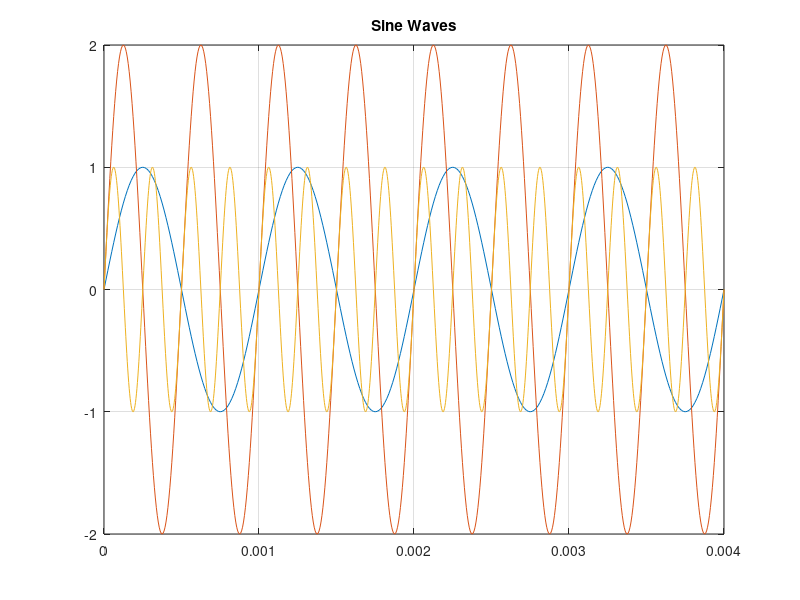
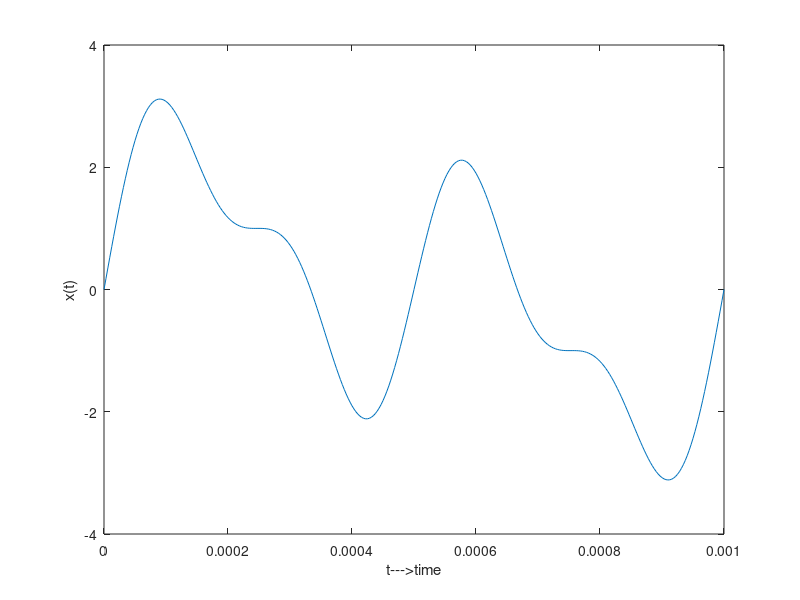
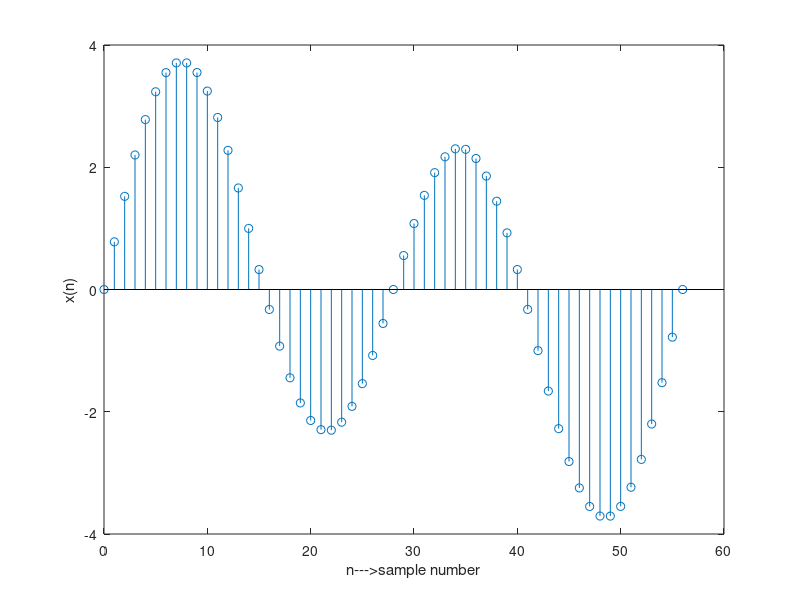

Reproduce these figures in MATLAB, in order.
clc;
clear all;

% Continuous / Anlog Sine wave  with several frequency components
% x(t) = sin(2*pi*f1*t) + sin(2*pi*f2*t) + sin(2*pi*fm*t)
%
A1 = 1;
A2 = 2;
A3 = 1;

f1 = 1000;
f2 = 2000;
fm = 4000;
Tm = 1/fm;

fmin = min([f1,f2,fm]);

T = 1/f1;
t1 = [0 : T/80 : 4*T*(f1/fmin)];
sine_vect1 = (A1*sin(2*pi*f1*t1));

T = 1/f2;
t2 = [0 : T/80 : 4*T*(f2/fmin)];
sine_vect2 = (A2*sin(2*pi*f2*t2));

T = 1/fm;
t3 = [0 : T/80 : 4*T*(fm/fmin)];
sine_vect3 = (A3*sin(2*pi*fm*t3));

figure(1);
plot(t1,sine_vect1);
hold on;
plot(t2,sine_vect2);
plot(t3,sine_vect3);
grid on;
title('Sine Waves');

%figure(2); plot(t1,(sine_vect1 + sine_vect2 + sine_vect3));xlabel('t--->time');ylabel('x(t)');


t = [0 : Tm/80 : 4*Tm];
sine_vect = (A1*sin(2*pi*f1*t)) + (A2*sin(2*pi*f2*t)) + (A3*sin(2*pi*fm*t));
figure(2); plot(t,sine_vect);xlabel('t--->time');ylabel('x(t)');




% sampled / Digital sine wave
% Ts = 1/Fs;
% N = Fs/fm = Tm/Ts;
% x(nTs) = sin(2*pi*f1*n*Ts) + sin(2*pi*f2*n*Ts) + sin(2*pi*fm*n*Ts);




%Fs = 2*fm;
Fs = 14*fm;
Ts = 1/Fs;
N = Fs/fm;

printf("N is %d %d %d\n",Fs/fm,Tm/Ts,N);
n = [ 0 :  1 : 4*N];



sampled_sine_vect1 = A1*sin(2*pi*f1*n*Ts);

sampled_sine_vect2 = A2*sin(2*pi*f2*n*Ts);

sampled_sine_vect3 = A3*sin(2*pi*f2*n*Ts);

sampled_sine_vect =  sampled_sine_vect1 + sampled_sine_vect2 + sampled_sine_vect3;

figure(3); stem(n,sampled_sine_vect);xlabel('n--->sample number');ylabel('x(n)');




prompt = 'Do you want to close? Y/N [Y] ';
str = input(prompt,'s');
if isempty(str)
    str = 'Y';
end
close all;
